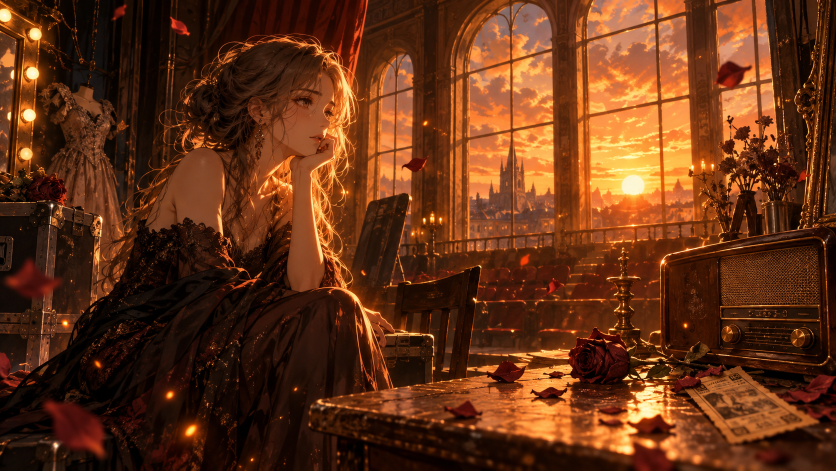
#> input picture art/original/cover.png, 1672 x 941 px (shown at 1/2 size)
$ python media.py
#> lines starting #> are read from the running program, lines starting #| are printed output that depends on the picture
# -*- coding: utf-8 -*-
"""公開站用的素材：從 assets/、art/ 縮成小檔放進 docs/media/。長邊 1600 以內、webp 品質 85，檔名一律 ASCII。
python3 site/media.py"""
import os
from PIL import Image
G = os.path.dirname(os.path.dirname(os.path.abspath(__file__))); OUT = os.path.join(G, 'docs/media')
IMG = {   # 輸出名: (來源, 最長邊)
    'cover.webp': ('art/original/cover.png', 1600),
    'og.jpg': ('art/original/cover.png', 1200),
    'maps.webp': ('art/check/maps-all.jpg', 1600),
    # 人物立繪
    'p-yu-47.webp': ('assets/art/p_yu_47.webp', 900), 'p-yu-33.webp': ('assets/art/p_yu_33.webp', 900), 'p-yu-25.webp': ('assets/art/p_yu_25.webp', 900),
    'p-cheng-45.webp': ('assets/art/p_cheng_45.webp', 900), 'p-cheng-23.webp': ('assets/art/p_cheng_23.webp', 900),
    'p-zhou.webp': ('assets/art/p_zhou_62.webp', 900), 'p-azhe.webp': ('assets/art/p_azhe_30.webp', 900), 'p-tao.webp': ('assets/art/p_tao_73.webp', 900),
}
CG = ['prologue_1', 'prologue_3', 'soundcheck_2', 'dress_2', 'mem1_2', 'mem2_2', 'mem2_10', 'mem3_1', 'mem4_1',   # 沒有結局劇透
      'a_6', 'b_3', 'c_9']                                                                                       # 結局後的畫面（站上折疊）
for k in CG:
    IMG[f'cg-{k.replace("_", "-")}.webp'] = (f'assets/art/cg/s_{k}.webp', 1280)

if __name__ == '__main__':
    os.makedirs(OUT, exist_ok=True)
    for name, (src, edge) in IMG.items():
        im = Image.open(os.path.join(G, src))
#> im is the input picture: PIL image 1672x941 RGB; mean R, G, B 99.6, 50, 21.9
        im = im.convert('RGBA' if im.mode in ('RGBA', 'LA', 'P') and name.endswith('.webp') else 'RGB')
        im.thumbnail((edge, edge), Image.LANCZOS)
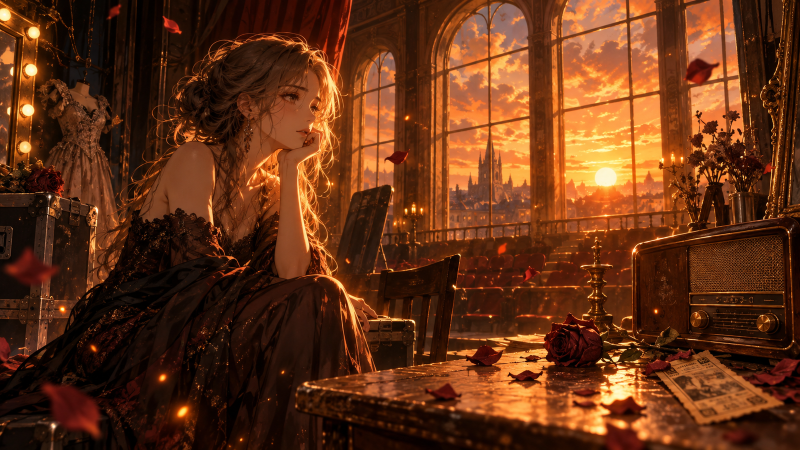
#> im: PIL image 1600x900 RGB (shown at 1/2 size); mean R, G, B 99.6, 50, 21.9
#> (the run stopped early here; a loop or call above may not have finished)
